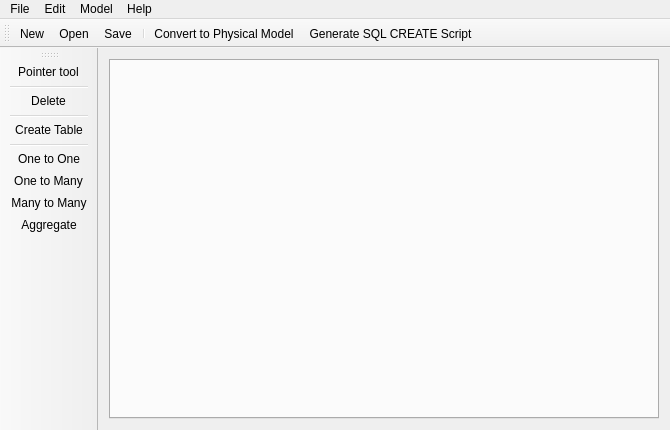
<?xml version="1.0" encoding="UTF-8"?>
<ui version="4.0">
 <class>MainWindow</class>
 <widget class="QMainWindow" name="MainWindow">
  <property name="geometry">
   <rect>
    <x>0</x>
    <y>0</y>
    <width>670</width>
    <height>430</height>
   </rect>
  </property>
  <property name="minimumSize">
   <size>
    <width>420</width>
    <height>290</height>
   </size>
  </property>
  <property name="windowTitle">
   <string>MainWindow</string>
  </property>
  <widget class="QWidget" name="centralWidget">
   <layout class="QGridLayout" name="gridLayout">
    <item row="0" column="0">
     <widget class="QTabWidget" name="tabWidget">
      <property name="tabPosition">
       <enum>QTabWidget::North</enum>
      </property>
      <property name="tabShape">
       <enum>QTabWidget::Rounded</enum>
      </property>
      <property name="currentIndex">
       <number>-1</number>
      </property>
      <property name="elideMode">
       <enum>Qt::ElideNone</enum>
      </property>
      <property name="tabsClosable">
       <bool>true</bool>
      </property>
      <property name="movable">
       <bool>true</bool>
      </property>
      <property name="tabBarAutoHide">
       <bool>false</bool>
      </property>
     </widget>
    </item>
   </layout>
  </widget>
  <widget class="QMenuBar" name="menuBar">
   <property name="geometry">
    <rect>
     <x>0</x>
     <y>0</y>
     <width>670</width>
     <height>21</height>
    </rect>
   </property>
   <widget class="QMenu" name="menuFile">
    <property name="title">
     <string>File</string>
    </property>
    <addaction name="actionNew"/>
    <addaction name="actionOpen"/>
    <addaction name="separator"/>
    <addaction name="actionSave"/>
    <addaction name="actionSave_as"/>
    <addaction name="separator"/>
    <addaction name="actionClose"/>
    <addaction name="separator"/>
    <addaction name="actionOptions"/>
    <addaction name="separator"/>
    <addaction name="actionQuit"/>
   </widget>
   <widget class="QMenu" name="menuEdit">
    <property name="title">
     <string>Edit</string>
    </property>
    <widget class="QMenu" name="menuCreate_line">
     <property name="title">
      <string>Create Relationship</string>
     </property>
     <addaction name="actionOne_One"/>
     <addaction name="actionOne_Many"/>
     <addaction name="actionMany_Many"/>
     <addaction name="actionAggregate"/>
    </widget>
    <addaction name="actionPointer"/>
    <addaction name="separator"/>
    <addaction name="actionCreate_Table"/>
    <addaction name="menuCreate_line"/>
    <addaction name="separator"/>
    <addaction name="actionDelete"/>
   </widget>
   <widget class="QMenu" name="menuTools">
    <property name="title">
     <string>Model</string>
    </property>
    <addaction name="actionTo_PDM"/>
    <addaction name="actionScript"/>
    <addaction name="separator"/>
    <addaction name="actionChange_Size"/>
   </widget>
   <widget class="QMenu" name="menuHelp">
    <property name="title">
     <string>Help</string>
    </property>
    <addaction name="actionUser_Manual"/>
    <addaction name="separator"/>
    <addaction name="actionAbout"/>
   </widget>
   <addaction name="menuFile"/>
   <addaction name="menuEdit"/>
   <addaction name="menuTools"/>
   <addaction name="menuHelp"/>
  </widget>
  <widget class="QToolBar" name="toolBar">
   <property name="windowTitle">
    <string>Standard</string>
   </property>
   <attribute name="toolBarArea">
    <enum>TopToolBarArea</enum>
   </attribute>
   <attribute name="toolBarBreak">
    <bool>false</bool>
   </attribute>
   <addaction name="actionNew"/>
   <addaction name="actionOpen"/>
   <addaction name="actionSave"/>
   <addaction name="separator"/>
   <addaction name="actionTo_PDM"/>
   <addaction name="actionScript"/>
  </widget>
  <widget class="QToolBar" name="toolBar_2">
   <property name="windowTitle">
    <string>Edit</string>
   </property>
   <attribute name="toolBarArea">
    <enum>LeftToolBarArea</enum>
   </attribute>
   <attribute name="toolBarBreak">
    <bool>false</bool>
   </attribute>
   <addaction name="actionPointer"/>
   <addaction name="separator"/>
   <addaction name="actionDelete"/>
   <addaction name="separator"/>
   <addaction name="actionCreate_Table"/>
   <addaction name="separator"/>
   <addaction name="actionOne_One"/>
   <addaction name="actionOne_Many"/>
   <addaction name="actionMany_Many"/>
   <addaction name="actionAggregate"/>
  </widget>
  <action name="actionNew">
   <property name="text">
    <string>New</string>
   </property>
   <property name="shortcut">
    <string>Ctrl+N</string>
   </property>
   <property name="autoRepeat">
    <bool>false</bool>
   </property>
   <property name="iconVisibleInMenu">
    <bool>true</bool>
   </property>
  </action>
  <action name="actionOpen">
   <property name="text">
    <string>Open...</string>
   </property>
   <property name="shortcut">
    <string>Ctrl+O</string>
   </property>
   <property name="autoRepeat">
    <bool>false</bool>
   </property>
  </action>
  <action name="actionSave">
   <property name="text">
    <string>Save</string>
   </property>
   <property name="shortcut">
    <string>Ctrl+S</string>
   </property>
   <property name="autoRepeat">
    <bool>false</bool>
   </property>
  </action>
  <action name="actionSave_as">
   <property name="text">
    <string>Save as...</string>
   </property>
   <property name="shortcut">
    <string>Ctrl+Shift+S</string>
   </property>
   <property name="autoRepeat">
    <bool>false</bool>
   </property>
  </action>
  <action name="actionClose">
   <property name="text">
    <string>Close</string>
   </property>
   <property name="shortcut">
    <string>Ctrl+W</string>
   </property>
   <property name="autoRepeat">
    <bool>false</bool>
   </property>
  </action>
  <action name="actionQuit">
   <property name="text">
    <string>Quit</string>
   </property>
   <property name="shortcut">
    <string>Ctrl+Q</string>
   </property>
   <property name="autoRepeat">
    <bool>false</bool>
   </property>
  </action>
  <action name="actionCreate_Table">
   <property name="checkable">
    <bool>true</bool>
   </property>
   <property name="icon">
    <iconset resource="../images.qrc">
     <normaloff>:/create_entity</normaloff>:/create_entity</iconset>
   </property>
   <property name="text">
    <string>Create Table</string>
   </property>
   <property name="autoRepeat">
    <bool>false</bool>
   </property>
  </action>
  <action name="actionTo_PDM">
   <property name="text">
    <string>Convert to Physical Model...</string>
   </property>
   <property name="autoRepeat">
    <bool>false</bool>
   </property>
  </action>
  <action name="actionScript">
   <property name="text">
    <string>Generate SQL CREATE Script...</string>
   </property>
   <property name="autoRepeat">
    <bool>false</bool>
   </property>
  </action>
  <action name="actionUser_Manual">
   <property name="text">
    <string>User Manual...</string>
   </property>
   <property name="autoRepeat">
    <bool>false</bool>
   </property>
  </action>
  <action name="actionAbout">
   <property name="text">
    <string>About...</string>
   </property>
   <property name="autoRepeat">
    <bool>false</bool>
   </property>
  </action>
  <action name="actionOne_One">
   <property name="checkable">
    <bool>true</bool>
   </property>
   <property name="checked">
    <bool>false</bool>
   </property>
   <property name="icon">
    <iconset resource="../images.qrc">
     <normaloff>:/one_one</normaloff>:/one_one</iconset>
   </property>
   <property name="text">
    <string>One to One</string>
   </property>
   <property name="toolTip">
    <string>One to One</string>
   </property>
   <property name="autoRepeat">
    <bool>false</bool>
   </property>
  </action>
  <action name="actionOne_Many">
   <property name="checkable">
    <bool>true</bool>
   </property>
   <property name="icon">
    <iconset resource="../images.qrc">
     <normaloff>:/one_many</normaloff>:/one_many</iconset>
   </property>
   <property name="text">
    <string>One to Many</string>
   </property>
   <property name="toolTip">
    <string>One to Many</string>
   </property>
   <property name="autoRepeat">
    <bool>false</bool>
   </property>
  </action>
  <action name="actionMany_Many">
   <property name="checkable">
    <bool>true</bool>
   </property>
   <property name="icon">
    <iconset resource="../images.qrc">
     <normaloff>:/many_many</normaloff>:/many_many</iconset>
   </property>
   <property name="text">
    <string>Many to Many</string>
   </property>
   <property name="toolTip">
    <string>Many to Many</string>
   </property>
   <property name="autoRepeat">
    <bool>false</bool>
   </property>
  </action>
  <action name="actionAggregate">
   <property name="checkable">
    <bool>true</bool>
   </property>
   <property name="icon">
    <iconset resource="../images.qrc">
     <normaloff>:/agregate</normaloff>:/agregate</iconset>
   </property>
   <property name="text">
    <string>Aggregate</string>
   </property>
   <property name="autoRepeat">
    <bool>false</bool>
   </property>
  </action>
  <action name="actionPointer">
   <property name="checkable">
    <bool>true</bool>
   </property>
   <property name="checked">
    <bool>false</bool>
   </property>
   <property name="icon">
    <iconset resource="../images.qrc">
     <normaloff>:/curs</normaloff>:/curs</iconset>
   </property>
   <property name="text">
    <string>Pointer tool</string>
   </property>
   <property name="autoRepeat">
    <bool>false</bool>
   </property>
  </action>
  <action name="actionDelete">
   <property name="checkable">
    <bool>true</bool>
   </property>
   <property name="checked">
    <bool>false</bool>
   </property>
   <property name="icon">
    <iconset resource="../images.qrc">
     <normaloff>:/remove_entity</normaloff>:/remove_entity</iconset>
   </property>
   <property name="text">
    <string>Delete</string>
   </property>
   <property name="autoRepeat">
    <bool>false</bool>
   </property>
  </action>
  <action name="actionOptions">
   <property name="text">
    <string>Options...</string>
   </property>
   <property name="autoRepeat">
    <bool>false</bool>
   </property>
  </action>
  <action name="actionChange_Size">
   <property name="text">
    <string>Change Canvas Size...</string>
   </property>
  </action>
 </widget>
 <layoutdefault spacing="6" margin="11"/>
 <resources>
  <include location="../images.qrc"/>
 </resources>
 <connections/>
</ui>
